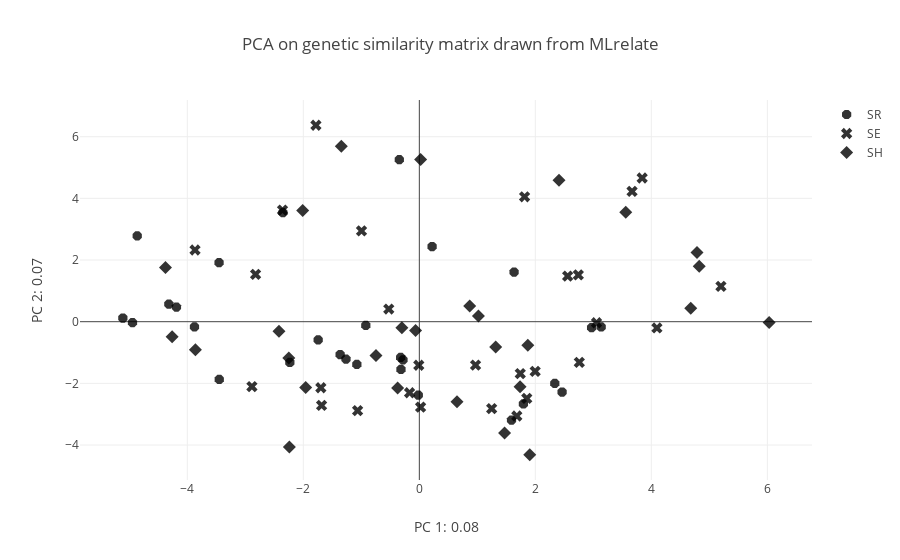

Here is the notebook cell this chart was saved with:
### Code cell
#### before we move on to the distance matrices we can analyse the similarity matrix:

# begin by scaling the matrix
Sev_sim_matrix_scaled= scale(Sev_sim_matrix)
## PCA on vectors simulated
n_comp = 3

pca = PCA(n_components=n_comp, whiten=False,svd_solver='randomized').fit(Sev_sim_matrix_scaled)
features = pca.transform(Sev_sim_matrix_scaled)

print("; ".join(['PC{0}: {1}'.format(x+1,round(pca.explained_variance_ratio_[x],3)) for x in range(n_comp)]))
print('features shape: {}'.format(features.shape))

## Plot PCA
symbol_pallette= ['cross','triangle','square']

fig_data= [go.Scatter(
        x = features[gp_index[i],0],
        y = features[gp_index[i],1],
        #z = features[gp_index[i],2],
        mode= "markers",
        name= i,
        text= [Seville_order[x] for x in gp_index[i]],
        marker= {
        'line': {'width': 0},
        'size': 10,
        'symbol': [2,4,16][['SH', 'SE', 'SR'].index(i)],
            'color': 'black',
      "opacity": .8
      }
    ) for i in gp_index.keys()]


layout = go.Layout(
    title= 'PCA on genetic similarity matrix drawn from MLrelate',
    xaxis= dict(
        title= "PC 1: {}".format(round(pca.explained_variance_ratio_[0],2))
    ),
    yaxis= dict(
        title= "PC 2: {}".format(round(pca.explained_variance_ratio_[1],2))
    )
)

fig = go.Figure(data=fig_data, layout=layout)
iplot(fig)

### Figure 1 — Plotly figure (JSON) as saved in the notebook; plotly's stock layout.template omitted (floating-point values rounded to 4 significant figures)
{"data": [{"marker": {"color": "black", "line": {"width": 0}, "opacity": 0.8, "size": 10, "symbol": 16}, "mode": "markers", "name": "SR", "text": ["ESSR18", "ESSR19", "ESSR20", "ESSR01", "ESSR02", "ESSR03", "ESSR04", "ESSR05", "ESSR06", "ESSR07", "ESSR08", "ESSR09", "ESSR10", "ESSR11", "ESSR12", "ESSR13", "ESSR14", "ESSR15", "ESSR16", "ESSR17", "ESSR21", "ESSR22", "ESSR23", "ESSR24", "ESSR25", "ESSR26", "ESSR27", "ESSR28"], "type": "scatter", "uid": "ed486802-2454-450f-8c6d-0b8deb1a67e5", "x": [-1.077, -1.365, -2.232, -0.345, -3.877, -4.319, -1.264, -0.9229, 2.335, -0.2818, -2.352, -4.187, 1.794, -3.449, 2.97, -0.3222, 2.461, -5.111, 3.135, 1.589, -0.01766, 1.634, 0.2201, -4.945, -3.453, -1.744, -0.3166, -4.864], "y": [-1.383, -1.065, -1.323, 5.256, -0.1687, 0.5701, -1.217, -0.1219, -2.001, -1.239, 3.54, 0.4731, -2.669, -1.87, -0.193, -1.158, -2.281, 0.1192, -0.1709, -3.192, -2.381, 1.609, 2.439, -0.028, 1.917, -0.5915, -1.547, 2.783]}, {"marker": {"color": "black", "line": {"width": 0}, "opacity": 0.8, "size": 10, "symbol": 4}, "mode": "markers", "name": "SE", "text": ["ESSE01", "ESSE02", "ESSE03", "ESSE04", "ESSE05", "ESSE06", "ESSE07", "ESSE08", "ESSE09", "ESSE10", "ESSE11", "ESSE12", "ESSE13", "ESSE14", "ESSE15", "ESSE16", "ESSE17", "ESSE18", "ESSE19", "ESSE20", "ESSE21", "ESSE22", "ESSE23", "ESSE24", "ESSE25", "ESSE26", "ESSE27", "ESSE28"], "type": "scatter", "uid": "e74dc4d1-9c36-479d-ac36-245ad5905332", "x": [-1.783, 0.02185, -1.685, 2.758, 1.247, 2.557, 1.852, 5.2, 4.096, -1.064, 3.842, 1.74, 3.667, 0.9695, 1.815, 2.741, -1.698, -0.9969, 1.997, 1.681, -0.1683, -2.359, -3.867, -0.009503, -0.5269, -2.886, -2.823, 3.055], "y": [6.372, -2.772, -2.717, -1.319, -2.819, 1.479, -2.49, 1.147, -0.2034, -2.886, 4.66, -1.685, 4.225, -1.409, 4.051, 1.518, -2.143, 2.944, -1.609, -3.059, -2.304, 3.62, 2.324, -1.413, 0.4103, -2.105, 1.535, -0.03502]}, {"marker": {"color": "black", "line": {"width": 0}, "opacity": 0.8, "size": 10, "symbol": 2}, "mode": "markers", "name": "SH", "text": ["ESSH10", "ESSH11", "ESSH12", "ESSH13", "ESSH14", "ESSH15", "ESSH16", "ESSH17", "ESSH18", "ESSH19", "ESSH08", "ESSH09", "ESSH01", "ESSH02", "ESSH03", "ESSH04", "ESSH05", "ESSH06", "ESSH07", "ESSH20", "ESSH21", "ESSH22", "ESSH23", "ESSH24", "ESSH25", "ESSH26", "ESSH27", "ESSH28"], "type": "scatter", "uid": "39426d81-c732-440b-85b7-e7ec93187c08", "x": [6.031, 4.679, -1.959, 1.904, 1.87, 1.469, 0.02185, -0.7474, 4.825, -1.345, 4.787, 1.737, 0.868, -0.06445, 3.559, 1.317, 0.6501, -0.374, 2.408, -2.25, -2.011, -2.42, -2.24, -0.3013, -4.377, -3.86, 1.019, -4.261], "y": [-0.0287, 0.4364, -2.137, -4.316, -0.761, -3.613, 5.264, -1.095, 1.802, 5.689, 2.242, -2.11, 0.5078, -0.2864, 3.551, -0.818, -2.593, -2.148, 4.589, -1.181, 3.603, -0.3066, -4.066, -0.1957, 1.761, -0.9107, 0.1805, -0.4857]}], "layout": {"title": {"text": "PCA on genetic similarity matrix drawn from MLrelate"}, "xaxis": {"title": {"text": "PC 1: 0.08"}}, "yaxis": {"title": {"text": "PC 2: 0.07"}}}}
